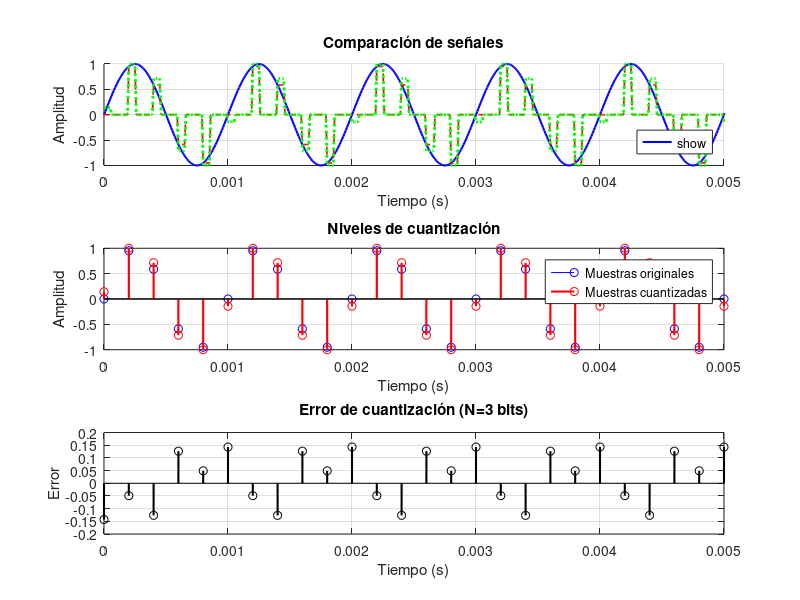

Reproduce this figure in MATLAB.
%% Parámetros configurables
A = 1;          % Amplitud de la señal
fc = 1000;      % Frecuencia de la señal (Hz)
Ts_signal = 10e-6;  % Muestreo de la señal original (10 µs)
duracion = 0.1;  % Duración en segundos
fs = 5000;      % Frecuencia de muestreo PAM (Hz)
d = 0.3;        % Ciclo de trabajo (τ/Ts_pulse)
N = 3;          % Número de bits por palabra PCM

%% Cálculos derivados
Ts_pulse = 1/fs;  % Periodo de muestreo PAM
tau = d * Ts_pulse;  % Ancho del pulso

%% Generar señal original
t = 0:Ts_signal:duracion - Ts_signal;
m = A * sin(2*pi*fc*t);

%% Generar señal PAM con muestreo instantáneo
t_samples = 0:Ts_pulse:t(end);
m_samples = A * sin(2*pi*fc*t_samples);

% Crear tren de pulsos PAM original
s = zeros(size(t));
for n = 0:length(t_samples)-1
    ventana = (t >= n*Ts_pulse) & (t < n*Ts_pulse + tau);
    s(ventana) = m_samples(n+1);
end

%% Generar señal PAM cuantizada
% Cuantización
quantized_indices = round((m_samples + A) * (2^N - 1) / (2*A));
quantized_indices = max(min(quantized_indices, 2^N - 1), 0);

% Convertir índices a valores de voltaje
samples_quantized = (quantized_indices/(2^N - 1)) * 2*A - A;

% Crear tren de pulsos PAM cuantizado
s_quant = zeros(size(t));
for n = 0:length(t_samples)-1
    ventana = (t >= n*Ts_pulse) & (t < n*Ts_pulse + tau);
    s_quant(ventana) = samples_quantized(n+1);
end

%% Calcular el error de cuantización
error_cuantizacion = m_samples - samples_quantized;

%% Visualización en mismo gráfico
figure;
subplot(3,1,1);
hold on;
% Señal original
plot(t, m, 'b', 'LineWidth', 1.5, 'DisplayName', 'Señal original');
% PAM muestreado instantáneo
plot(t, s, 'r--', 'LineWidth', 1.2, 'DisplayName', 'PAM instantáneo');
% PAM cuantizado
plot(t, s_quant, 'g:', 'LineWidth', 2, 'DisplayName', ['PAM cuantizado (N=', num2str(N), ' bits)']);
xlim([0 0.005]);
title('Comparación de señales');
xlabel('Tiempo (s)');
ylabel('Amplitud');
legend('show', 'Location', 'southeast');
grid on;
hold off;

%% Visualización de niveles de cuantización
subplot(3,1,2);
stem(t_samples, m_samples, 'b', 'DisplayName', 'Muestras originales');
hold on;
stem(t_samples, samples_quantized, 'r', 'LineWidth', 1.5, 'DisplayName', 'Muestras cuantizadas');
title('Niveles de cuantización');
xlabel('Tiempo (s)');
ylabel('Amplitud');
xlim([0 0.005]);
legend('show');
grid on;

%% Visualización del error de cuantización
subplot(3,1,3);
stem(t_samples, error_cuantizacion, 'k', 'LineWidth', 1.5, 'DisplayName', 'Error de cuantización');
title(['Error de cuantización (N=', num2str(N), ' bits)']);
xlabel('Tiempo (s)');
ylabel('Error');
xlim([0 0.005]);
grid on;

%% Calcular estadísticas del error
error_maximo = max(abs(error_cuantizacion));
error_medio = mean(abs(error_cuantizacion));
error_rmse = sqrt(mean(error_cuantizacion.^2));

% Mostrar estadísticas
fprintf('Estadísticas del error de cuantización (N=%d bits):\n', N);
fprintf('Error máximo: %.6f\n', error_maximo);
fprintf('Error medio: %.6f\n', error_medio);
fprintf('Error RMSE: %.6f\n', error_rmse);

%% Calcular paso de cuantización
paso_q = 2*A/(2^N);
fprintf('Paso de cuantización: %.6f\n', paso_q);
fprintf('Error máximo teórico: %.6f\n', paso_q/2);